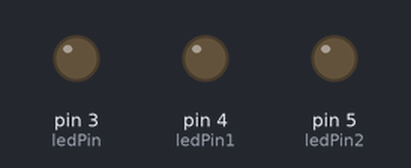
The sketch below on a simulated Arduino Uno, built with avr-gcc and run on an emulated ATmega328P. Parts: output pins drawn as LEDs (lit = HIGH).

Above: at 0.05 s.
At 9.45 s:
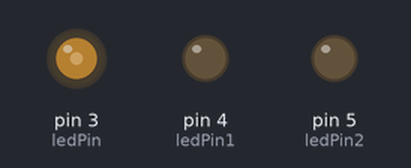
At 19.95 s:
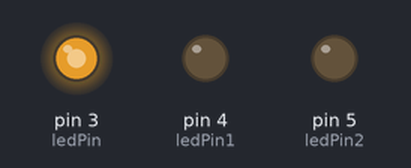
At 39.85 s:
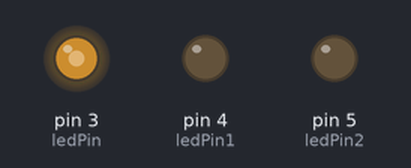
Timing chart, 0 to 40.0 s (numbered marks = the images above):
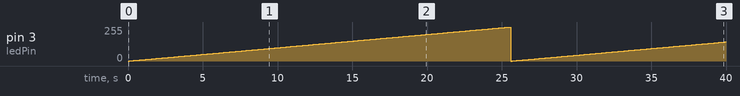

The sketch:

lab_8.ino
```cpp
int ledPin=3;
int ledPin1=4;
int ledPin2=5;
void setup() {
  pinMode (ledPin, OUTPUT);
  pinMode (ledPin1, OUTPUT);
  pinMode (ledPin2, OUTPUT);
}

void loop() {

  for(byte x=0; x<256;x++){
     analogWrite(ledPin,x);
  delay(100);
  }

  for(byte x=255; x>=0;x--){
     analogWrite(ledPin,x);
  delay(100);
  }


}
```

Measured:
- by itself, pin 3 (ledPin): 0/255 → 1/255 at 0.10 s, → 2/255 0.10 s later, → 3/255 0.10 s later, → 4/255 0.10 s later, … (399 changes in this stretch)
